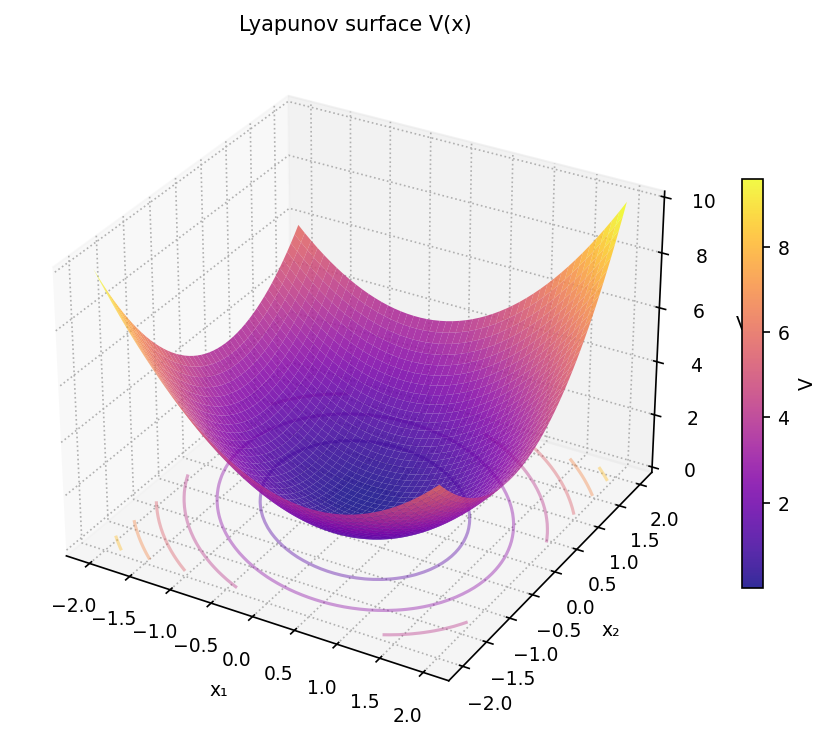

Source code (Python):
"""lyapunov_surface: Lyapunov 函数 V(x) 三维曲面."""
import sys, os; sys.path.insert(0, os.path.join(os.path.dirname(os.path.abspath(__file__)), '..', '..', '_utils', 'python'))
import numpy as np
import matplotlib.pyplot as plt
from theme import apply_theme

def make_figure(title='Lyapunov surface V(x)'):
    apply_theme(fig_size=(6.5, 5))
    X, Y = np.meshgrid(np.linspace(-2, 2, 50), np.linspace(-2, 2, 50))
    V = X**2 + 0.5*X*Y + Y**2
    fig = plt.figure()
    ax = fig.add_subplot(111, projection='3d')
    surf = ax.plot_surface(X, Y, V, cmap='plasma', alpha=0.85, linewidth=0)
    ax.contour(X, Y, V, zdir='z', offset=0, cmap='plasma', alpha=0.4)
    fig.colorbar(surf, ax=ax, shrink=0.6, label='V')
    ax.set_xlabel('x₁'); ax.set_ylabel('x₂'); ax.set_zlabel('V')
    ax.set_title(title)
    fig.tight_layout()
    return fig

if __name__ == '__main__':
    fig = make_figure(); fig.savefig(__file__.replace('.py', '.png'), dpi=150)
